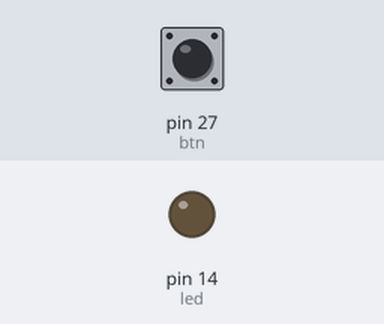
The program below on a simulated MicroPython board. On the bench: output pins drawn as LEDs (lit = HIGH). The inputs (shaded band) are chosen by the test bench; at power-on: pin 27 (btn) HIGH.

Above: at 1.2 s.
1.3 s: pin 27 (btn) pulled LOW for 0.15 s
At 1.8 s:
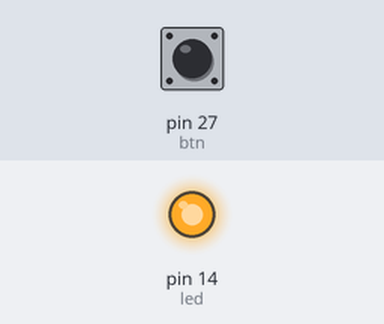
2.9 s: pin 27 (btn) pulled LOW for 1 s
At 4.2 s:
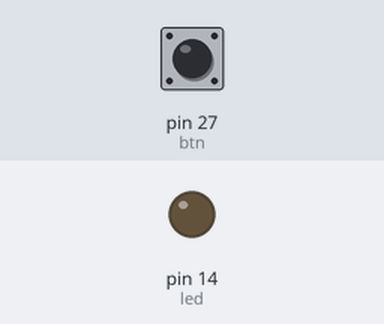
5.4 s: pin 27 (btn) pulled LOW for 3.2 s
At 6.1 s:
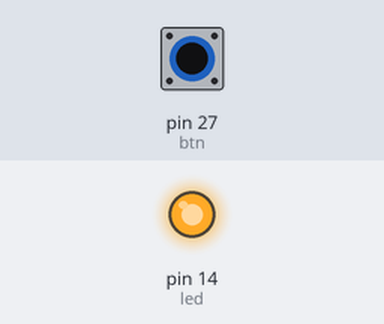
Timing chart, 0 to 8.4 s (numbered marks = the images above; inputs shaded):
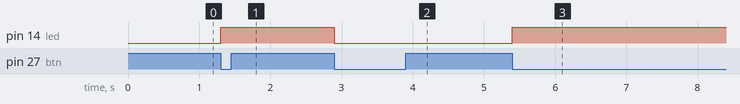

The program:

btn_push.py
```python
from machine import Pin

led = Pin(14, Pin.OUT)
btn = Pin(27, Pin.IN, Pin.PULL_UP)

# Set btn state to HIGH as btn is low active.
last_btn_state = 1

while True:
    current_btn_state = btn.value()
    if current_btn_state != last_btn_state:
        last_btn_state = current_btn_state
        if current_btn_state == 0:
            led.value(not led.value())
```

Measured:
- after the input at 1.3 s, pin 14 (led): LOW → HIGH at once
- after the input at 2.9 s, pin 14 (led): HIGH → LOW at once
- after the input at 5.4 s, pin 14 (led): LOW → HIGH at once
